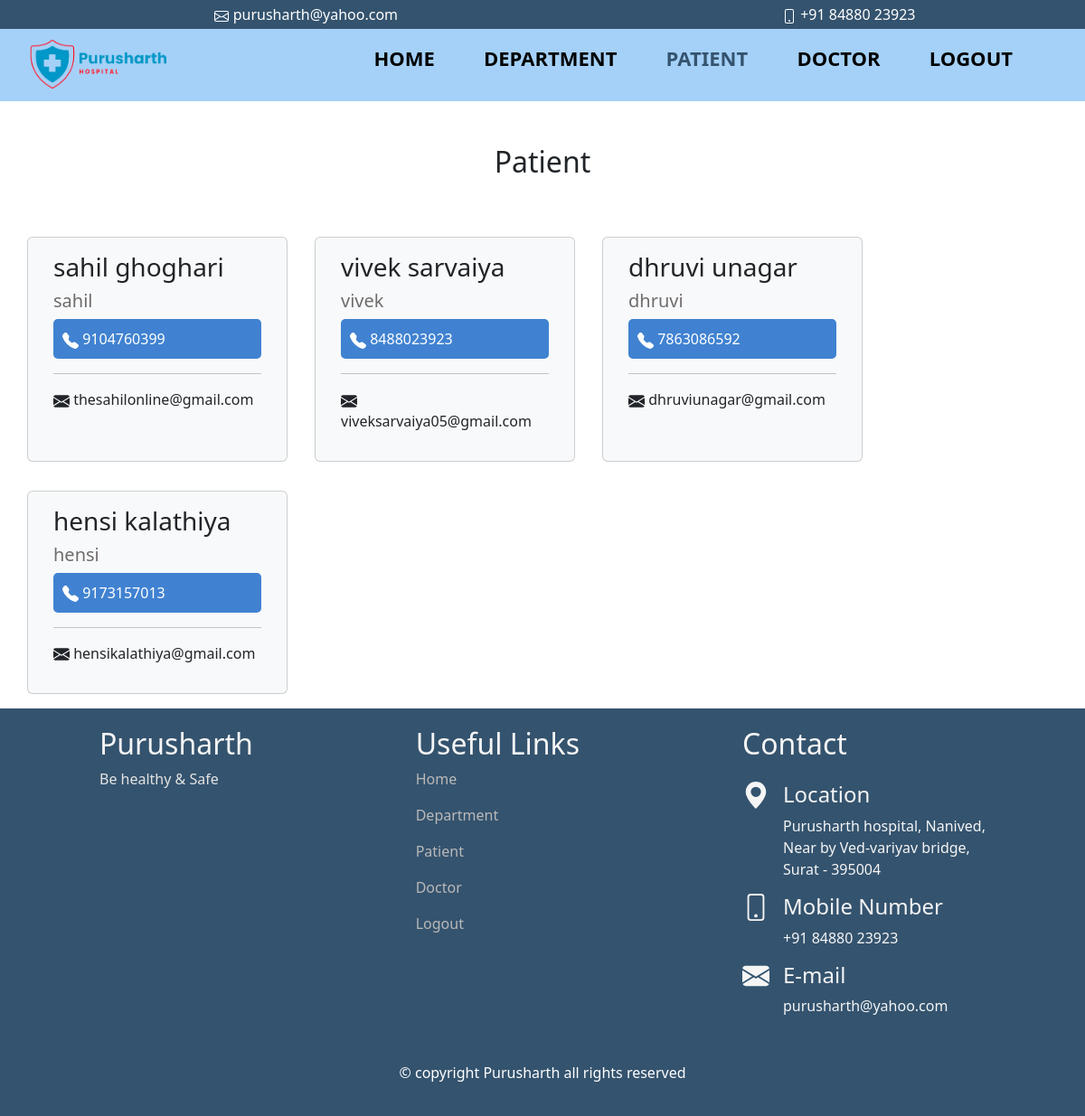
The page /admin/patient.php (signed in) on the database its author committed.
### tables this page shows
CREATE TABLE `patient_reg` (
  `id` int(5) NOT NULL,
  `fullname` varchar(25) NOT NULL,
  `dob` date NOT NULL,
  `gender` varchar(15) NOT NULL,
  `mono` bigint(10) NOT NULL,
  `email` varchar(25) NOT NULL,
  `hous` varchar(5) NOT NULL,
  `city` varchar(10) NOT NULL,
  `state` varchar(10) NOT NULL,
  `zip` int(6) NOT NULL,
  `country` varchar(10) NOT NULL,
  `username` varchar(15) NOT NULL,
  `password` varchar(15) NOT NULL,
  `conformpassword` varchar(15) NOT NULL
);

### admin/patient.php (the view, shortened to what this page needs)
<!DOCTYPE html>
<html lang="en">
<head>
    <link href="https://cdn.jsdelivr.net/npm/bootstrap@5.3.3/dist/css/bootstrap.min.css" rel="stylesheet"
>
</head>
<body>
    <header>
        <div class="left">
            <div class="mail">
                purusharth@yahoo.com
            </div>
            <div class="phone">
                +91 84880 23923
            </div>
        </div>
    </header>
    <nav class="navbar">
        <div class="left">
            <a href="index.php"><img src="../img/logo.png" alt=""></a>
        </div>
        <div class="right">
            <ul>
                <li><a href="index.php">HOME</a></li>
                <li><a href="department.php">DEPARTMENT</a></li>
                <li><a href="patient.php" id="active">PATIENT</a></li>
                <li><a href="doctor.php">DOCTOR</a></li>
                <li><a href="logout.php">LOGOUT</a></li>
            </ul>
        </div>
    </nav>
    <main>
        <?php
            $conn = connection();
        ?>
        <form action="doctor.php" method="post">
            <div class="container">
                <h2 class="text-center my-5">Patient</h2>
                <div class="row">
                    <?php
                    $result = $conn -> query("select * from patient_reg");
                    while($row = $result -> fetch_assoc())
                    {
                ?>
                    <div class="card bg-light my-3" style="width: 18rem;">
                        <div class="card-body">
                            <h3 class="card-title"><?php echo $row["fullname"];?></h3>
                            <h5><?php echo $row["username"];?></h5>
                            <p id="co">
                                <?php echo $row["mono"];?>
                            <hr>
                                <?php echo $row["email"];?>
                            </p>
                        </div>
                    </div>
                    <?php }
                    ?>
                </div>
            </div>
        </form>
    </main>
    <footer>
        <div class="foot">
            <div class="name">
                <h2>Purusharth</h2>
                <p>Be healthy & Safe</p>
            </div>
            <div class="menu">
                <h2>Useful Links</h2>
                <p><a href="index.php">Home</a></p>
                <p><a href="department.php">Department</a></p>
                <p><a href="patient.php">Patient</a></p>
                <p><a href="doctor.php" id="active">Doctor</a></p>
                <p><a href="logout.php">Logout</a></p>
            </div>
            <div class="contact">
                <h2>Contact</h2>
                <div class="location">
                    <div class="icon"><svg xmlns="http://www.w3.org/2000/svg" width="30" height="30" fill="currentColor"
                            class="bi bi-geo-alt-fill" viewBox="0 0 16 16">
                            <path
                                d="M8 16s6-5.686 6-10A6 6 0 0 0 2 6c0 4.314 6 10 6 10m0-7a3 3 0 1 1 0-6 3 3 0 0 1 0 6" />
                        </svg>
                    </div>
                    <div>
                        <h4>Location</h4>
                        Purusharth hospital, Nanived, <br>Near by Ved-variyav bridge, <br>Surat - 395004
                    </div>
                </div>
                <div class="call">
                    <div class="icon"><i class="bi bi-phone"></i></div>
                    <div>
                        <h4>Mobile Number</h4>
                        +91 84880 23923
                    </div>
                </div>
                <div class="email">
                    <div class="icon">
                    </div>
                    <div>
                        <h4>E-mail</h4>
                        purusharth@yahoo.com
                    </div>
                </div>
            </div>
        </div>
        <div class="copy">
            <p class="text-center text-white">&copy; copyright Purusharth all rights reserved</p>
        </div>
    </footer>
</body>
</html>

### admin/patient.php (style rules this page uses)
header { background-color: rgb(52, 83, 110); color: white; min-height: 4vh; }
header .left { justify-content: space-around; display: flex; margin: auto; font-size: 2vh; padding-top: 4px; }
header .left div { padding-left: 50px; }
nav { background-color: rgb(165, 209, 248); }
nav .left { margin-left: 30px; }
nav .right { margin-right: 30px; }
nav .left img { height: 8vh; width: 20vh; }
nav .right ul li { list-style: none; display: inline; padding-right: 50px; }
nav .right ul li a { text-decoration: none; color: black; font-weight: bold; font-size: 22px; }
nav .right ul li a#active { color: rgb(52, 83, 110); }
footer { width: 100%; background-color: rgb(52, 83, 110); color: whitesmoke; padding: 20px; }
.foot { display: flex; justify-content: space-around; }
.foot a { text-decoration: none; }
footer p, a { color: rgb(186, 185, 185); }
footer p, a:hover { color: rgb(228, 228, 228); }
footer .location, .call, .email { display: flex; padding-top: 15px; }
footer .icon { padding-right: 15px; }
footer .copy { padding-top: 50px; }
.container .card { margin-right: 30px; }
.container .card h5 { color: #6e6c6c; }
.container .card #co { background-color: #4082D1; color: white; padding: 10px; border-radius: 5px; }

### rows shown on the page
patient_reg: fullname "sahil ghoghari", username "sahil", mono "9104760399", email "thesahilonline@gmail.com"
patient_reg: fullname "vivek sarvaiya", username "vivek", mono "8488023923", email "viveksarvaiya05@gmail.com"
patient_reg: fullname "dhruvi unagar", username "dhruvi", mono "7863086592", email "dhruviunagar@gmail.com"
patient_reg: fullname "hensi kalathiya", username "hensi", mono "9173157013", email "hensikalathiya@gmail.com"
